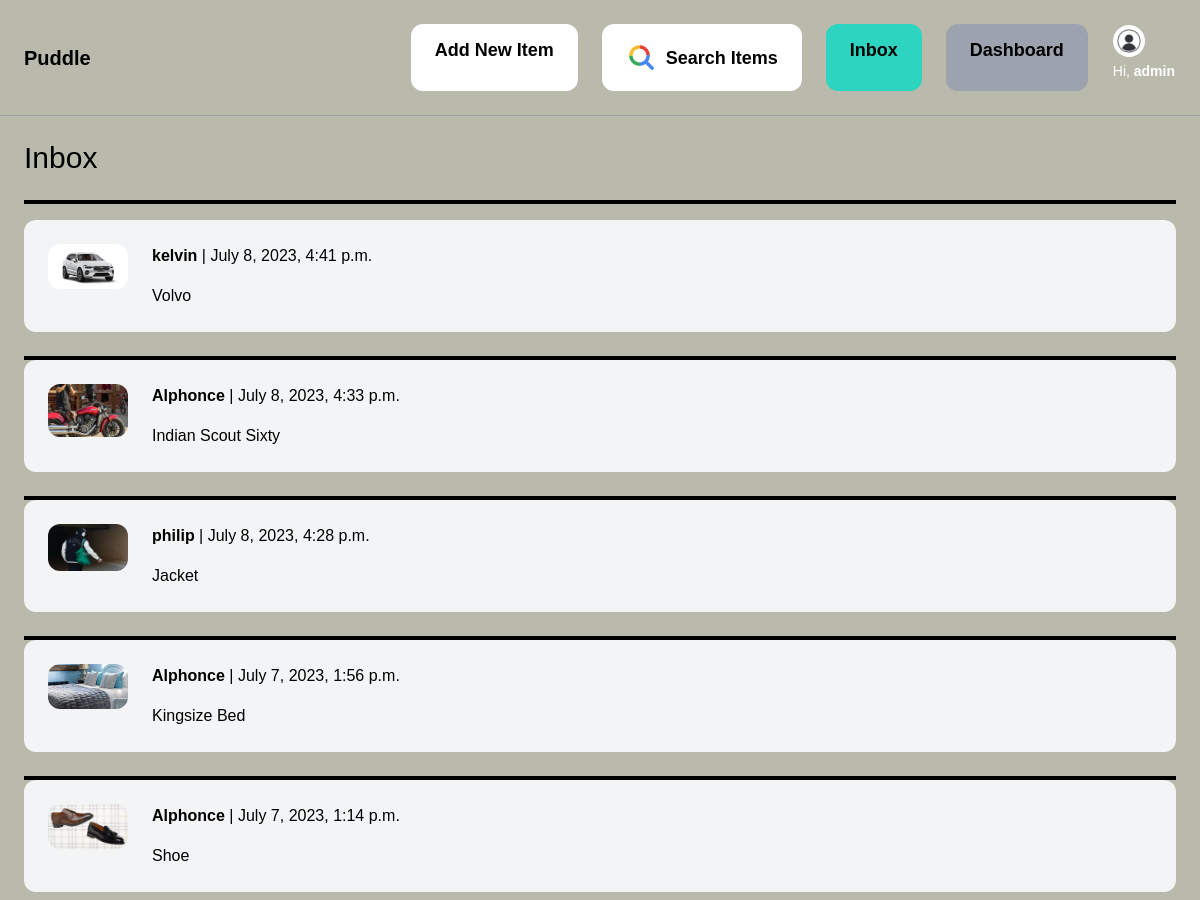
The app's page /inbox/ (signed in, upper part), older data.
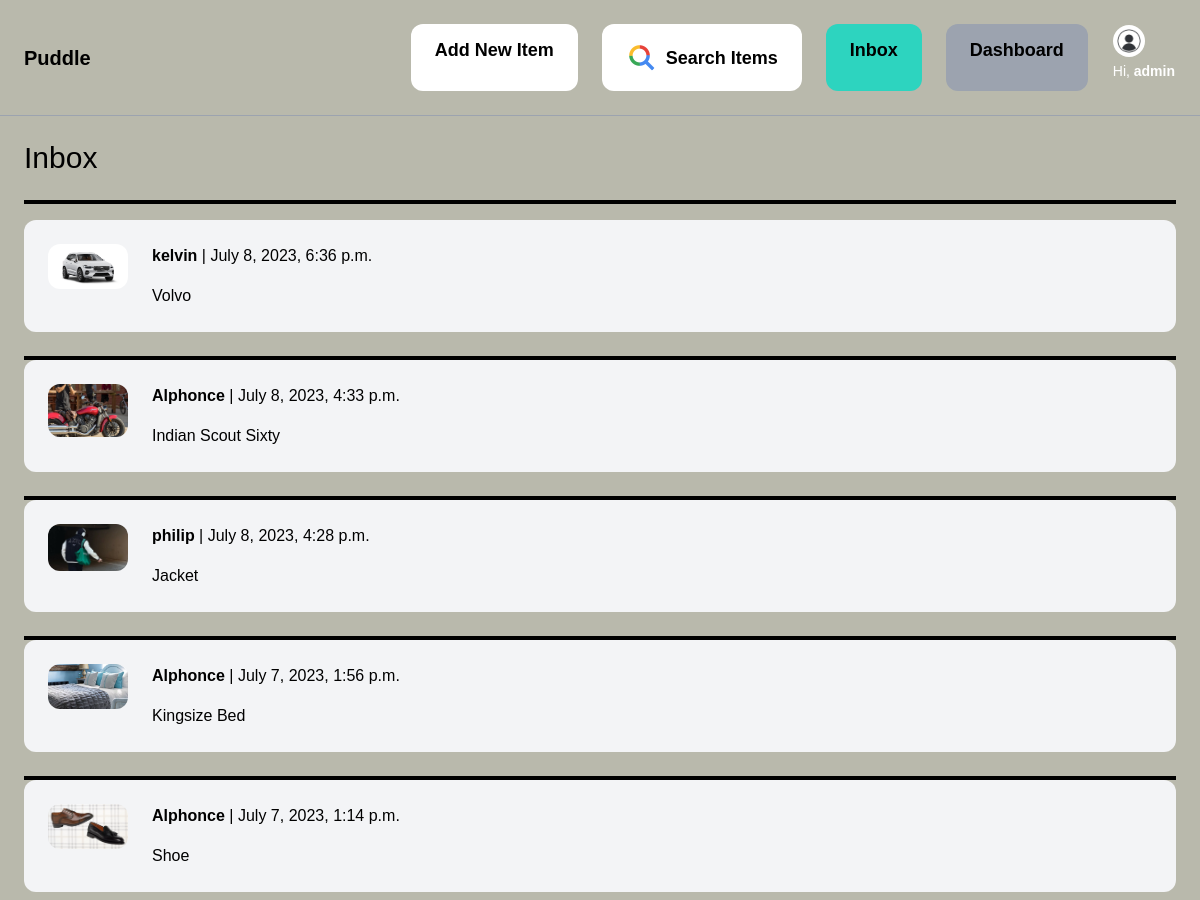
The same page, newer data.
### conversation/models.py (models this page shows)
class Conversation(models.Model):
    item = models.ForeignKey(Item, related_name='conversations', on_delete=models.CASCADE)
    members = models.ManyToManyField(User, related_name='conversations')
    created_at = models.DateTimeField(auto_now_add=True)
    modified_at = models.DateTimeField(auto_now=True)
    class Meta:
        ordering = ('-modified_at',)

### items/models.py (models this page shows, shortened)
class Item(models.Model):
    cartegory = models.ForeignKey(Cartegory, related_name='items', on_delete=models.CASCADE)
    name = models.CharField(max_length=255)
    description = RichTextField(blank=True, null=True)
    price = models.FloatField()
    image = models.ImageField(upload_to='item_images', blank=True, null=True)
    is_sold = models.BooleanField(default=False)
    created_by = models.ForeignKey(User, related_name='items', on_delete=models.CASCADE)
    created_at = models.DateTimeField(auto_now_add=True)

### conversation/views.py (the view)
# urls.py: path('', views.inbox, name='inbox'),
@login_required
def inbox(request):
    conversations = Conversation.objects.filter(members__in=[request.user.id])
    return render(request, 'conversation/inbox.html', {
        'conversations': conversations
    })

### conversation/templates/conversation/inbox.html (shortened to what this page needs)
{% extends 'core/base.html' %}
{% block content %}
<h1 class="mb-6 text-3xl">Inbox</h1>
<hr class="border-2 border-black my-4">
{% if conversations %}
<div class="space-y-6">
    {% for conversation in conversations %}
        <a href="{% url 'conversation:detail' conversation.id %}">
            <div class="p-6 flex bg-gray-100 rounded-xl">
                <div class="pr-6">
                    <img src="/media/{{ conversation.item.image.name }}" class="w-20 rounded-xl">
                </div>
                <div>
                    {% for member in conversation.members.all %}
                        {% if member != request.user %}
                            <p class="mb-4"><strong>{{ member.username }}</strong> | {{ conversation.modified_at }} </p>
                            <p>{{ conversation.item.name }}</p>
                        {% endif %}
                    {% endfor %}
                </div>
            </div>
        </a>
        <hr class="border-2 border-black my-4">
    {% endfor %}
</div>
{% else %}
<em>Hey <b>{{ user.username }}</b>! you have no conversations yet, all your conversations will display here...</em>
{% endif %}
{% endblock %}

### core/templates/core/base.html (shortened to what this page needs)
<!DOCTYPE html>
<html>
<head>
    <script src="https://cdn.tailwindcss.com"></script>
</head>
<body>
<nav class="py-6 px-6 flex justify-between items-center border-b border-gray-400">
    <a href="/" class="text-xl font-semibold">Puddle</a>
    <div class="hidden lg:flex space-x-6" id="mainMenu">
        <a href="{% url 'items:new' %}" class="px-6 py-3 text-lg font-semibold bg-white text-black hover:text-gray-100 rounded-xl hover:bg-gray-700 transition-all duration-1000">Add New Item</a>
        <a href="{% url 'items:items' %}" class="px-6 py-3 text-lg font-semibold bg-white text-black hover:text-gray-100 rounded-xl hover:bg-gray-700 transition-all duration-1000 flex items-center">
            <img src="{{ MEDIA_URL }}media/icon/SearchIcon.png" alt="Search Icon" class="w-8 h-8 rounded-full mr-2">
            <span>Search Items</span>
        </a>
        {% if request.user.is_authenticated %}
            <a href="{% url 'conversation:inbox' %}" class="px-6 py-3 text-lg font-semibold bg-teal-400 text-black rounded-xl hover:text-yellow-500 hover:bg-teal-700 transition-all duration-1000">Inbox</a>
            <a href="{% url 'dashboard:index' %}" class="px-6 py-3 text-lg font-semibold bg-gray-400 text-black rounded-xl hover:text-yellow-500 hover:bg-gray-700 transition-all duration-1000">Dashboard</a>
            <div class="dropdown">
                <button class="dropbtn">
                    <table>
                        <tr>
                            <td><img src="{{ MEDIA_URL }} media/icon/image_icon.jpg" alt="User Icon" class="w-8 h-8 rounded-full"></td>
                        </tr>
                        <tr>
                            <td><span class="text-white text-sm">Hi, <b>{{ user.username }}</b></span></td>
                        </tr>
                    </table>
                </button>
            </div>
        {% endif %}
    </div>
</nav>
<main class="px-6 py-6">
    {% block content %}
    {% endblock %}
</main>
</body>
</html>

### core/templates/core/base.html (style rules this page uses)
body { background-color: #b9b9ac; display: flex; flex-direction: column; min-height: 100vh; font-family: Arial, Helvetica, sans-serif; }
main { flex: 1; }
* { box-sizing: border-box; }
img { vertical-align: middle; }
.dropdown { position: relative; display: inline-block; }

Row changes from the older to the newer data that the page shows:
changed Conversation "Volvo": modified_at "July 8, 2023, 4:41 p.m." → "July 8, 2023, 6:36 p.m."
